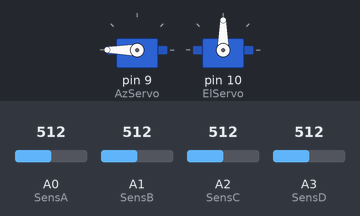
This sketch was run on a simulated Arduino Uno, built with avr-gcc and run on an emulated ATmega328P. Parts: 2 × servo. Inputs (shaded band) come from the test bench; at power-on: A0 (SensA) = 512, A1 (SensB) = 512, A2 (SensC) = 512, A3 (SensD) = 512.

Above: at 9.1 s.
Timing chart, 0 to 10.6 s (numbered marks = the images above):
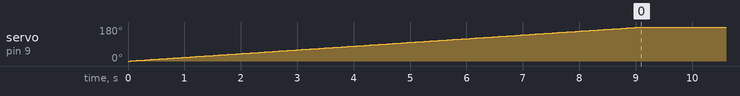

The sketch:

sweepSun_servo.ino
```cpp
#include <Servo.h>
Servo AzServo;
Servo ElServo;

#define SensA A0
#define SensB A1
#define SensC A2
#define SensD A3


int sunData[181];
int positionData[181];

void setup() {
  Serial.begin(9600);
  AzServo.attach(9);
  ElServo.attach(10);

  for (int i = 0; i < 181; i++) //this block does the physical sweep of the panel to collect sun data at each position.
  {
    AzServo.write(i);
    delay(50); //allow time for the servo to reach the target position.
    int SenseAvg = 0.25*( analogRead(SensA) +analogRead(SensB)+ analogRead(SensC)+ analogRead(SensD)); //use all 4 sensors to get an accurate reading of the sun.
    sunData[i] = SenseAvg; //save the data at that point to an array
    positionData[i] = i;
  }

  int A = 0; // the trailing comparison
  int AIndex = -1;
  int BIndex = 0;
  int B = sunData[0]; // the leading comparison
  int sunMaxIndex = -1; // if this doesn't change, code will error on purpose to show that the if statement is dysfunctional

  for(int j = 0; j < 181; j++) //this block sorts through the 2 created arrays in order to find the highest value sun and turn to it.
  {
    int sunMax = max(A,B); // compare A to B and save the index of whichever is greater
    if (sunMax == B) // if the present (not past A) value was greater...
    {
      sunMaxIndex = j; // Think of the comparison as causal, if present index has a big value, save it and use to return to that degree position
    }
    //after comparison, move up the window.
    // Here's a visual: START [] { [] .. .. .. .. .. .. .. ---> .. .. END}
    //                  START .. { .. .. .. .. [] [] .. .. ---> .. .. END}

    //move up the indices and analyze the next two saved sun data values.
    AIndex++;
    BIndex++;
    A = sunData[AIndex];
    B = sunData[BIndex];

  }

  // After finding the index of the max sun, turn to it
  AzServo.write(positionData[sunMaxIndex]);

  //we have found the sun... transition to trackSun_servo();
}

void loop() {
}
```
